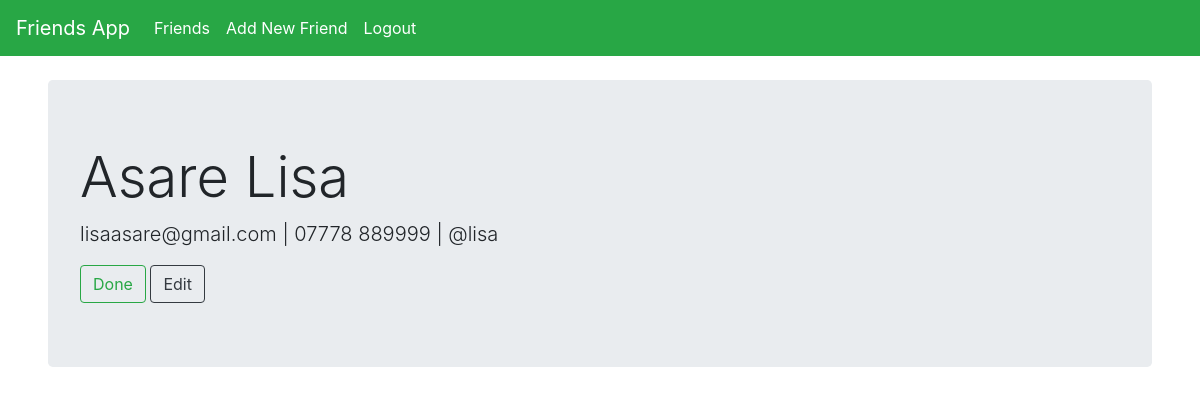
Screenshot of /friends/12/show (signed in) with the database file from the repository.
### friends/models.py (models this page shows, shortened)
class Friend(models.Model):
  first_name = models.CharField(max_length=500)
  last_name = models.CharField(max_length=500)
  email = models.CharField(max_length=200, unique=True, validators=[validators.EmailValidator()])
  phone = models.CharField(max_length=10, unique=True, validators=[validators.MaxLengthValidator(limit_value=10, message="Enter more than 10 values")])
  twitter_handle = models.CharField(max_length=100, unique=True)

### friends/views.py (the view)
# urls.py: path("<int:friend_id>/show", views.show, name="show"),
@login_required(login_url='login')
def show(request, friend_id: int):
  friend = get_object_or_404(Friend, pk=friend_id)
  context={
    'friend': friend,
    'friend_id': friend_id
  }
  return render(request, 'friends/show.html', context=context)

### friends/templates/friends/show.html
{% extends "header.html" %}
{% block content %}
  {% if friend %}
    <div class="jumbotron mx-5 mt-4">
      <h1 class="display-4">{{ friend.last_name }} {{ friend.first_name }}</h1>
      <p class="lead">{{friend.email}} | {{friend.phone}} | {{friend.twitter_handle}} </p>
      <a class="btn btn-outline-success btn-md" href="{% url 'friends:index' %}" role="button">Done</a>
      <a class="btn btn-outline-dark btn-md" href="{% url 'friends:edit' friend.id %}" role="button">Edit</a>
    </div>
  {% else %}
    <p>Friend with id {{ friend_id }} does not exist</p>
  {% endif %}
{% endblock %}

### rows the page displays
Friend: last_name "Asare", first_name "Lisa", email "lisaasare@gmail.com", phone "07778 889999", twitter_handle "@lisa"
